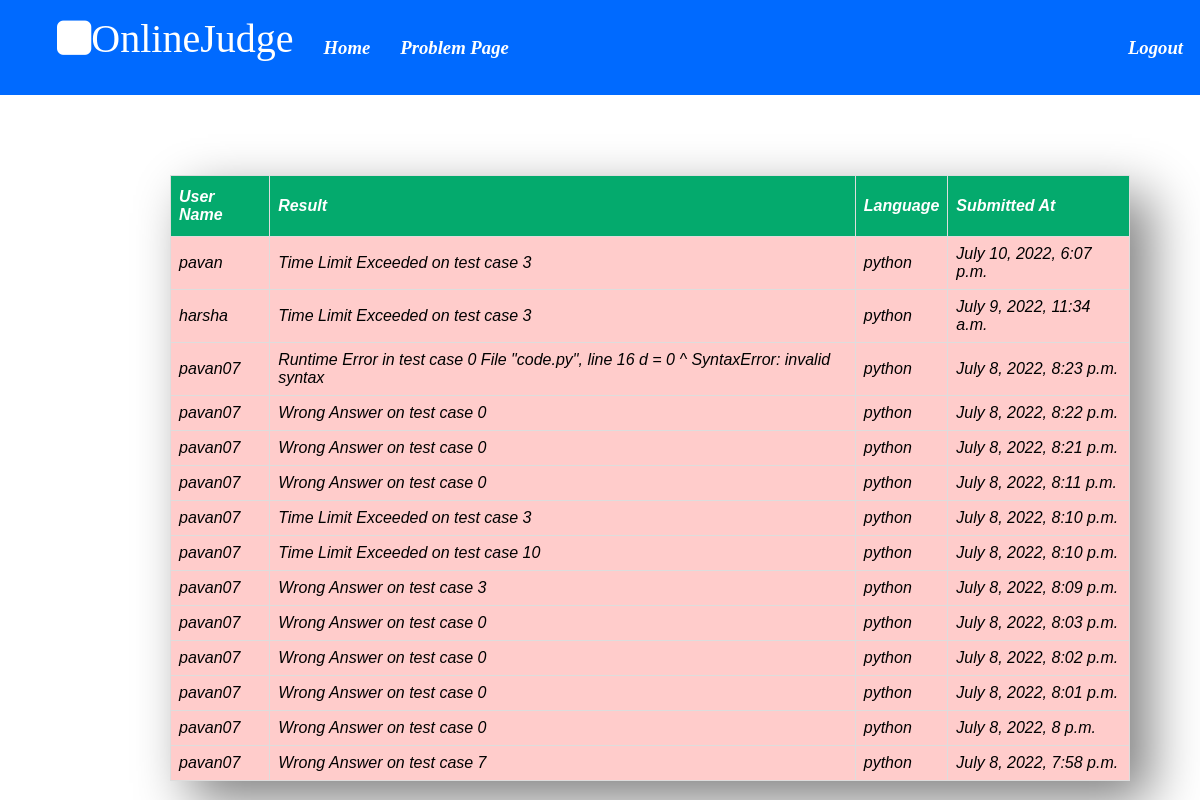
The page /problem/submissions/8 (signed in) on the database as committed earlier.
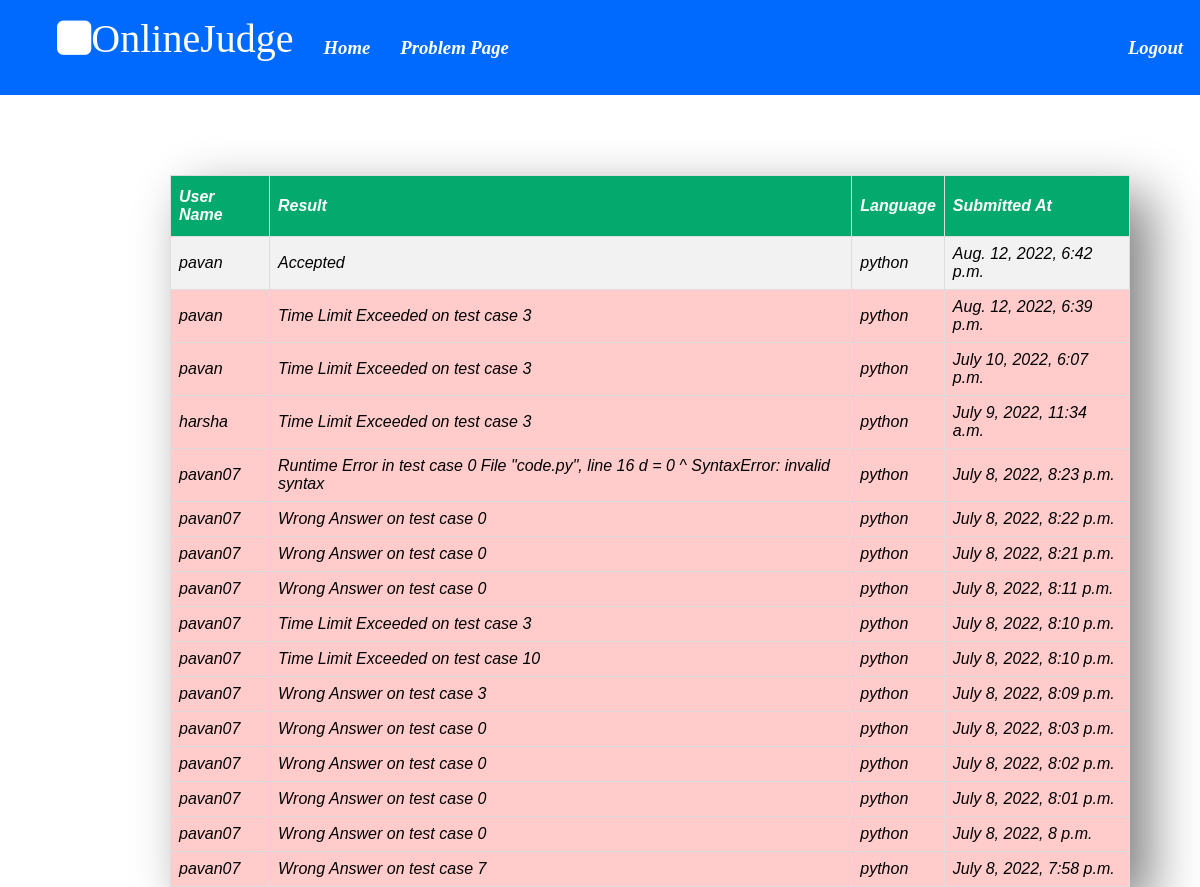
The same page on the database as committed later.
### OJ/models.py (models this page shows, shortened)
class Submissions(models.Model):
    problem = models.ForeignKey(Problem, on_delete=models.CASCADE)
    user = models.ForeignKey(User, on_delete=models.CASCADE)
    date_created = models.DateTimeField(auto_now_add=True)
    result = models.CharField(max_length=200)
    previous_submission = models.TextField(null=True, blank=True)
    language = models.CharField(max_length=10,null=True, blank=True)
    class Meta:
        ordering = ['-date_created']

class User(AbstractUser):
    email = models.EmailField(unique=True)
    score = models.FloatField(default=0, validators=[score_check])
    solved = models.IntegerField(default=0)
    class Meta:
        ordering = ['-score']

### OJ/views.py (the view)
# urls.py: path('problem/submissions/<int:id>',views.submissions,name = 'submissions'),
@login_required(login_url='login')
def submissions(request,id):
    problem = Problem.objects.get(id=id)
    sub = Submissions.objects.filter(problem=problem)
    return render(request,'submissions.html',{'data':sub,'problem_id':id})

### OJ/templates/submissions.html (shortened to what this page needs)
{% extends "main.html" %}
{% block content %}
<div class="nav">
    <ul class = 'left'>
        <li><i class="fa fa-square" style="font-size:40px;color:rgb(255, 255, 255)">OnlineJudge</i></li>
        <li><a href= '{% url "home"%}'><h3>Home</h3></a></li>
        <li><a href= '{% url "problem_view" problem_id%}'><h3>Problem Page</h3></a></li>
    </ul>
    <ul class="right">
        <li><a href= '{% url "logout"%}'><h3>Logout</h3></a></li>
    </ul>
</div>
    </head>
    <body>
    <table id="customers">
       <tr>
        <th>User Name</th>
        <th>Result</th>
        <th>Language</th>
        <th>Submitted At</th>
      </tr>
      {%for item in data%}
      {%if item.result != "Accepted"%}
      <tr style='background-color:#FFCCCB'>
        <td>{{item.user.username}}</td>
        <td>{{item.result}}</td>
        <td>{{item.language}}</td>
        <td>{{item.date_created}}</td>
      </tr>
      {%else%}
      <tr>
        <td>{{item.user.username}}</td>
        <td>{{item.result}}</td>
        <td>{{item.language}}</td>
        <td>{{item.date_created}}</td>
      </tr>
      {%endif%}
       {%endfor%}
    </table>
{% endblock %}

Rows that differ between the two databases and show on the page:
added Submissions: user.username "pavan", result "Accepted", language "python", date_created "Aug. 12, 2022, 6:42 p.m."
added Submissions: user.username "pavan", result "Time Limit Exceeded on test case 3", language "python", date_created "Aug. 12, 2022, 6:39 p.m."
